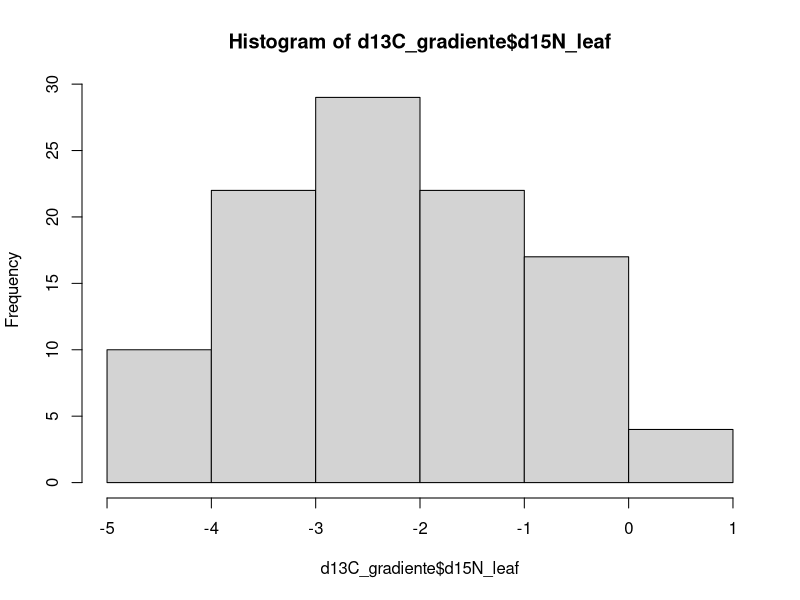
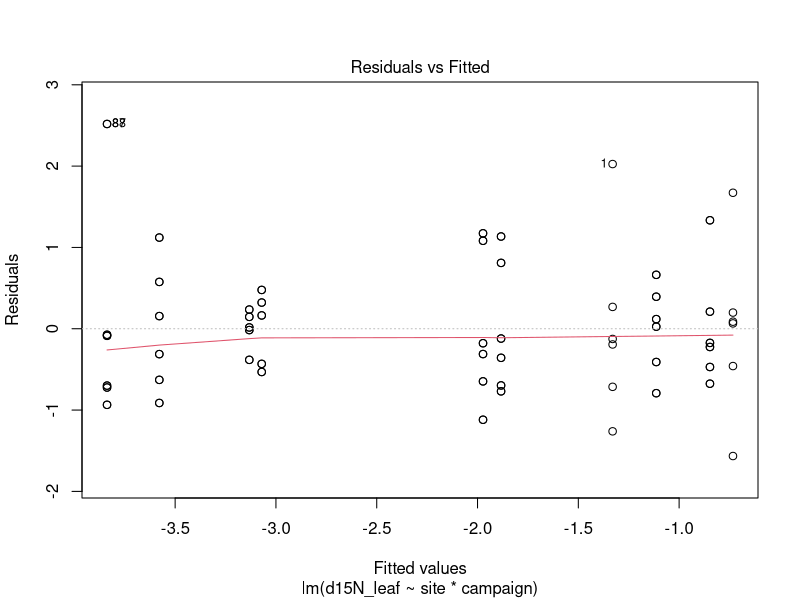
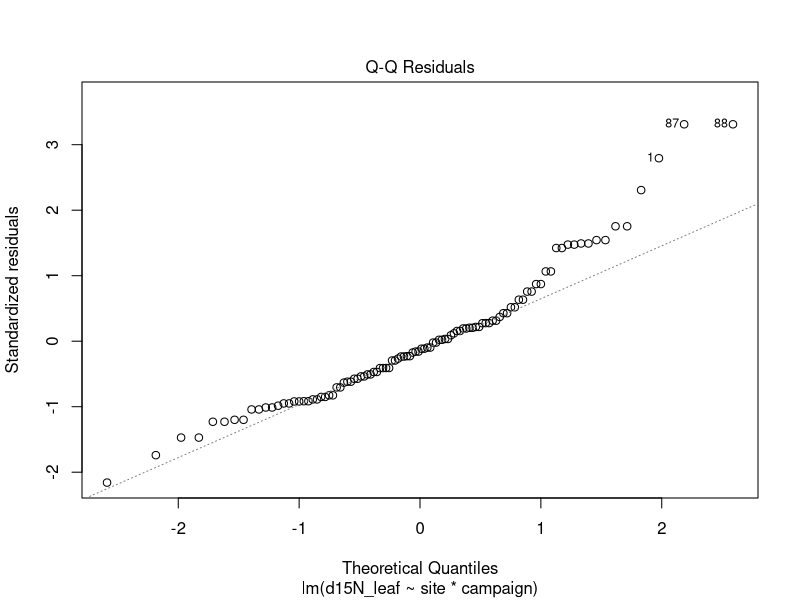
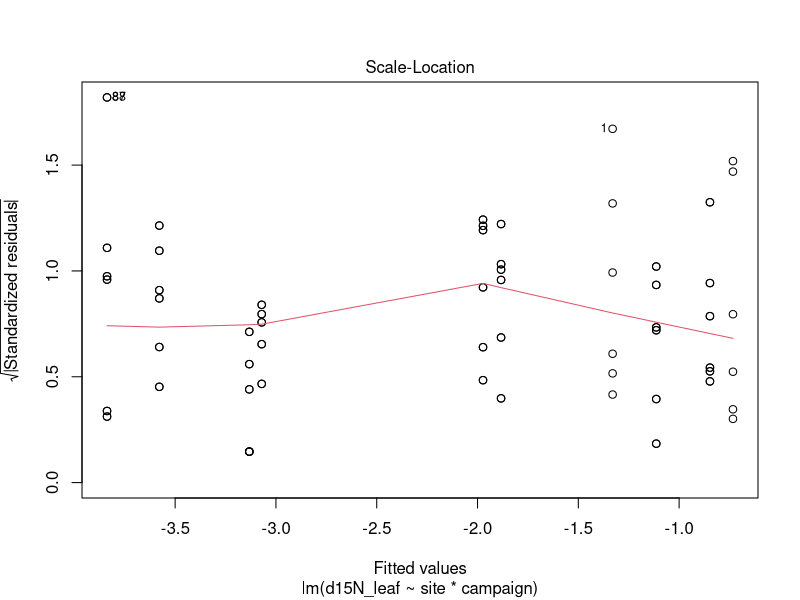
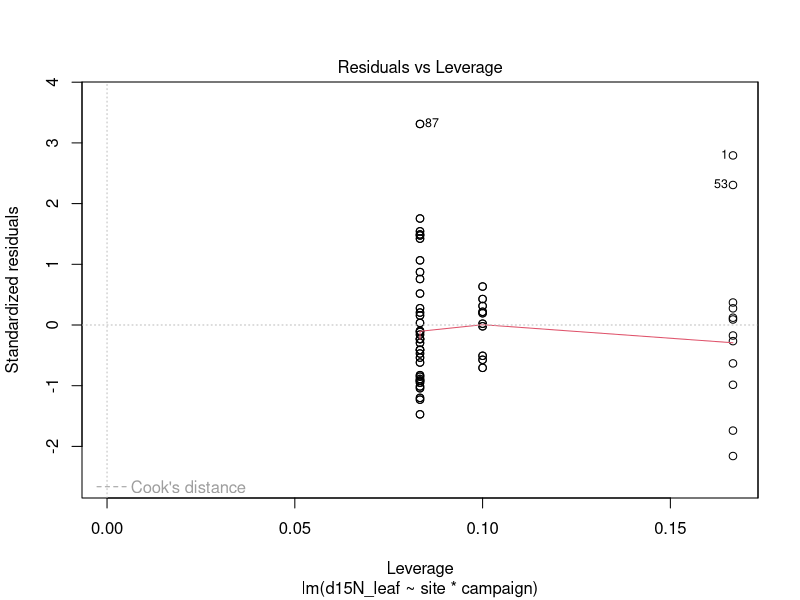
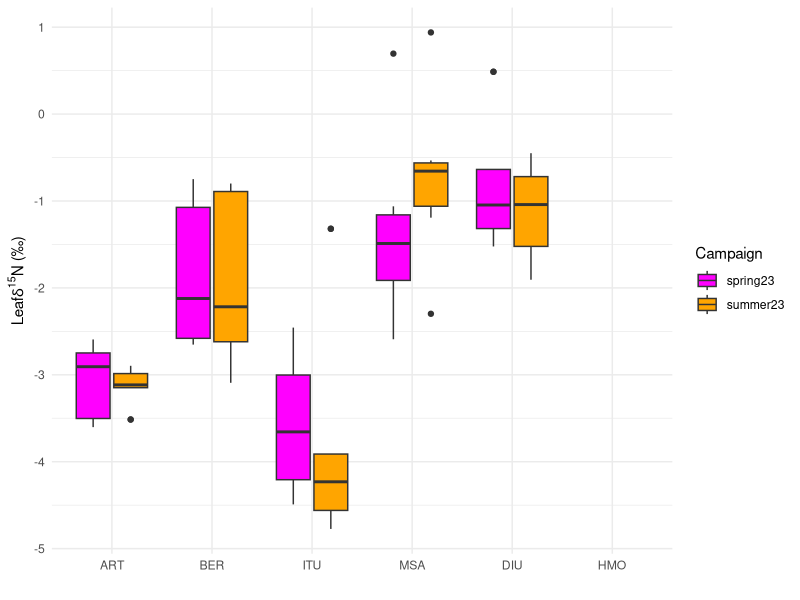
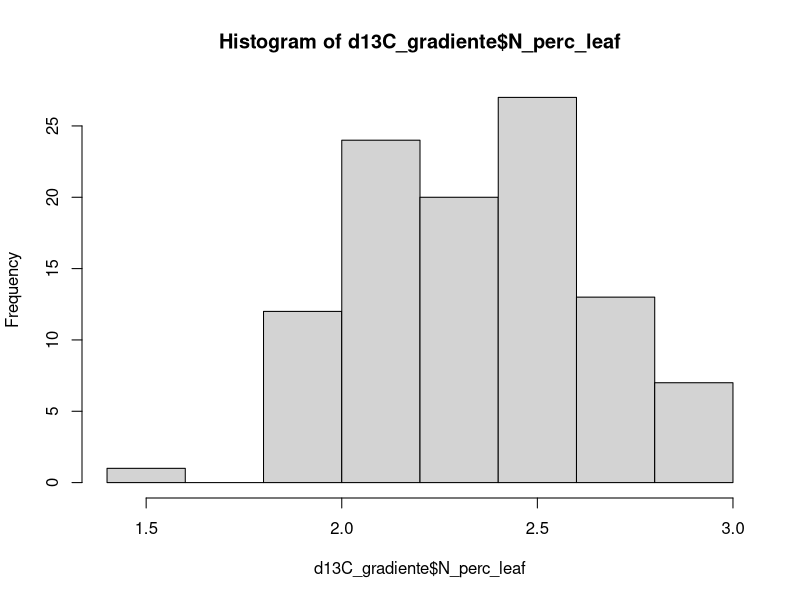
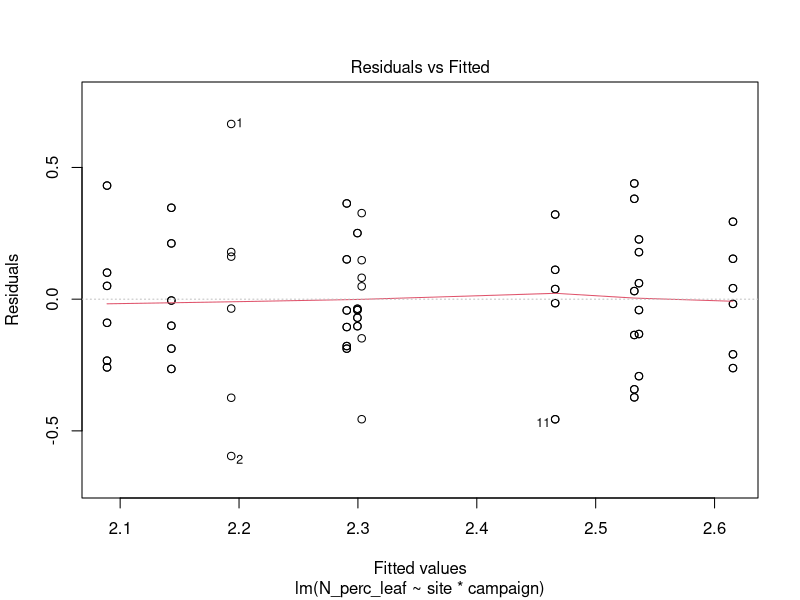

The R script that drew these images, in order: (Note: this script raises an error after producing the figures.)
library(emmeans)
library(multcomp)
library(multcompView)
library(tidyverse)
library(ggsignif)

####1. Prepare the data####

# selection of data from the various campaigns and canopy positions is based on
# the results of the statistical analyses detailed in "quick_stats_plots"

d13CtreeRing <- read.csv("gradienteData/isotopes_gradiente_2023/Tabla_S2025-3401_mod.csv") %>% 
  full_join(read.csv("gradienteData/alturas_individuos/dbh_height.csv"),
             by = c("site", "tree")) %>% 
  filter(year == 2023) %>% 
  select(-c(year, perc_C)) %>%
  rename(d13C_ring23 = d13C_permil) %>% 
  relocate(d13C_ring23, .after = h_m)

d13CtrunkPh <- read.csv("gradienteData/isotopes_gradiente_2023/isotopes_base_phloem.csv") %>% 
  filter(sampling_date <= 20230701 | sampling_date >= 20230827) %>%
  mutate(campaign = ifelse(sampling_date <= 20230701, "spring23", "summer23")) %>% 
  select(-c(d15N_base_phloem)) |> 
  rename(d13C_trunk_ph = d13C_base_phloem)

d13Cleaf <- read.csv("gradienteData/isotopes_gradiente_2023/isotopes_leaf.csv") %>% 
  mutate(ratio_CN_leaf = C_perc_leaf/N_perc_leaf) %>% 
  filter(canopy_position == "shade_low") %>% 
  filter(sampling_date <= 20230731 | sampling_date >= 20230827) %>% 
  select(-c(weight_mg, canopy_position, canopy_position2, sampling_date))

d13CbranchPh <- read.csv("gradienteData/isotopes_gradiente_2023/isotopes_stem_phloem.csv") %>%
  filter(sampling_date <= 20230701 | sampling_date >= 20230827) %>%
  filter(canopy_position == "shade_low") %>%
  mutate(campaign = ifelse(sampling_date <= 20230701, "spring23", "summer23")) %>% 
  select(-c(d15N_stem_phloem, canopy_position, canopy_position2, sampling_date)) |> 
  rename(d13C_branch_ph = d13C_stem_phloem)

d13CleafPh <- read.csv("gradienteData/isotopes_gradiente_2023/isotopes_leaf_phloem.csv") |> 
  filter(sampling_date <= 20230701 | sampling_date >= 20230827) %>%
  mutate(campaign = ifelse(sampling_date <= 20230701, "spring23", "summer23")) %>% 
  select(-c(sampling_date))

d13C_gradiente <- full_join(d13CbranchPh, d13CtrunkPh, by = c("site", "tree", "campaign")) |> 
  full_join(d13Cleaf, by = c("site", "tree", "campaign")) |>
  full_join(d13CleafPh, by = c("site", "tree", "campaign")) |> 
  full_join(d13CtreeRing, by = c("site", "tree")) |> 
  relocate(c(dbh_cm, h_m, d13C_ring23), .after = campaign) |> 
  relocate(sampling_date, .after = campaign) |> 
  mutate(site = factor(site, levels = c("ART", "BER", "ITU", "MSA", "DIU", "HMO"))) |> 
  # remove a value of tree ring d13C where we have no other records
  filter(tree != "MSA7")

####2. Analyses####
#####2.1. Leaf stoichiometry#####
######2.1.1. d15N######
hist(d13C_gradiente$d15N_leaf)
modeld15N <- lm(d15N_leaf ~ site * campaign, data = d13C_gradiente)
plot(modeld15N)
summary(modeld15N)
anova(modeld15N)
modeld15N_means <- emmeans(modeld15N, ~ site)
model_means_cld <- cld(modeld15N_means, adjust = "sidak",
                       Letters = c("a", "b", "c", "d", "e", "f", "g"),
                       alpha = 0.05, sort = FALSE)
ggplot(d13C_gradiente, aes(x = site, y = d15N_leaf, fill = campaign)) +
  geom_boxplot(
    position = position_dodge2(width = 0.8, preserve = "single")) +
  scale_fill_manual(values=c("magenta1", "orange")) +
  labs(
    x = "",
    y = expression("Leaf" * delta^15 * "N (\u2030)"),
    fill = "Campaign"
  ) +
  theme_minimal()
######2.1.2. Nitrogen######
hist(d13C_gradiente$N_perc_leaf)
modelN <- lm(N_perc_leaf ~ site * campaign, data = d13C_gradiente)
plot(modelN)
summary(modelN)
anova(modelN)
modelN_means <- emmeans(modelN, ~ site)
model_means_cld <- cld(modelN_means, adjust = "sidak",
                       Letters = c("a", "b", "c", "d", "e", "f", "g"),
                       alpha = 0.05, sort = FALSE)
ggplot(d13C_gradiente, aes(x = site, y = N_perc_leaf, fill = campaign)) +
  geom_boxplot(
    position = position_dodge2(width = 0.8, preserve = "single")) +
  scale_fill_manual(values=c("magenta1", "orange")) +
  labs(
    x = "",
    y = expression("["*N[leaf]*"]"~("%")),
    fill = "Campaign"
  ) +
  theme_minimal()

######2.1.3. C:N######
hist(d13C_gradiente$ratio_CN_leaf)
modelratio <- lm(ratio_CN_leaf ~ site * campaign, data = d13C_gradiente)
plot(modelratio)
summary(modelratio)
anova(modelratio)
modelratio_means <- emmeans(modelratio, ~ site)
model_means_cld <- cld(modelratio_means, adjust = "sidak",
                       Letters = c("a", "b", "c", "d", "e", "f", "g"),
                       alpha = 0.05, sort = FALSE)
ggplot(d13C_gradiente, aes(x = site, y = ratio_CN_leaf, fill = campaign)) +
  geom_boxplot(
    position = position_dodge2(width = 0.8, preserve = "single")) +
  scale_fill_manual(values=c("magenta1", "orange")) +
  labs(
    x = "",
    y = expression("["*C[leaf]*"]/["*N[leaf]*"]"),
    fill = "Campaign"
  ) +
  theme_minimal()

#####2.2. d13C#####
######2.2.1 Leaf d13C######
hist(d13C_gradiente$d13C_leaf)
modeld13C_leaf <- lm(d13C_leaf ~ site * campaign, data = d13C_gradiente)
plot(modeld13C_leaf)
summary(modeld13C_leaf)
anova(modeld13C_leaf)
modeld13Cleaf_means <- emmeans(modeld13C_leaf, ~ site)
model_means_cld <- cld(modeld13Cleaf_means, adjust = "sidak",
                       Letters = c("a", "b", "c", "d", "e", "f", "g"),
                       alpha = 0.05, sort = FALSE)
ggplot(d13C_gradiente, aes(x = site, y = d13C_leaf, fill = campaign)) +
  geom_boxplot(
    position = position_dodge2(width = 0.8, preserve = "single")) +
  geom_signif(y_position=c(-27.1, -27.1, -26.5), xmin=c(0.65, 3.5, 0.65), 
              xmax=c(3.45, 5.5, 5.5), annotation=c("ns", "ns", "*"),
              tip_length=0.06, vjust = -0.2, textsize = 6, color="grey40") +
  scale_fill_manual(values=c("#EF476F", "#FFD166")) +
  ylim(-35, -26)+
  labs(
    x = "",
    y = expression("Bulk " * delta^13*C[leaf]~"(\u2030)"),
    fill = "Campaign"
  ) +
  theme(
    panel.background = element_blank(),
    plot.background  = element_blank(),
    panel.border = element_rect(color = "black",
                                fill = NA,
                                linewidth = .5),
    axis.line = element_blank(),
    axis.title.y = element_text(size = 15),
    axis.text.x  = element_text(size = 13),
    axis.text.y  = element_text(size = 12),
    legend.title = element_blank(),
    legend.text = element_text(size = 11),
    legend.position = c(0.98, 0.05),
    legend.justification = c("right", "bottom"),
    legend.background = element_blank(),
    legend.key = element_blank(),
    panel.grid = element_blank()
  )

######2.2.2 Branch phloem d13C######
hist(d13C_gradiente$d13C_branch_ph)
modeld13C_branch_ph <- lm(d13C_branch_ph ~ site * campaign, data = d13C_gradiente)
plot(modeld13C_branch_ph)
summary(modeld13C_branch_ph)
anova(modeld13C_branch_ph)
modeld13C_branch_ph_means <- emmeans(modeld13C_branch_ph, ~ site * campaign)
model_means_cld <- cld(modeld13C_branch_ph_means, adjust = "sidak",
                       Letters = c("a", "b", "c", "d", "e", "f", "g"),
                       alpha = 0.05, sort = FALSE)
ggplot(d13C_gradiente, aes(x = site, y = d13C_branch_ph, fill = campaign)) +
  geom_boxplot(
    position = position_dodge2(width = 0.8, preserve = "single")) +
  scale_fill_manual(values=c("#EF476F", "#FFD166")) +
  ylim(-35, -26)+
  labs(
    x = "",
    y = expression("Phloem " * delta^13*C[branch]~"(\u2030)"),
    fill = "Campaign"
  ) +
  theme(
    panel.background = element_blank(),
    plot.background  = element_blank(),
    panel.border = element_rect(color = "black",
                                fill = NA,
                                linewidth = .5),
    axis.line = element_blank(),
    axis.title.y = element_text(size = 15),
    axis.text.x  = element_text(size = 13),
    axis.text.y  = element_text(size = 12),
    legend.title = element_blank(),
    legend.text = element_text(size = 11),
    legend.position = c(0.98, 0.05),
    legend.justification = c("right", "bottom"),
    legend.background = element_blank(),
    legend.key = element_blank(),
    panel.grid = element_blank()
  )

######2.2.3 Stem phloem d13C######
hist(d13C_gradiente$d13C_stem_ph)
modeld13C_stem_ph <- lm(d13C_stem_ph ~ site * campaign, data = d13C_gradiente)
plot(modeld13C_stem_ph)
summary(modeld13C_stem_ph)
anova(modeld13C_stem_ph)
modeld13C_stem_ph_means <- emmeans(modeld13C_stem_ph, ~ site * campaign)
model_means_cld <- cld(modeld13C_stem_ph_means, adjust = "sidak",
                       Letters = c("a", "b", "c", "d", "e", "f", "g"),
                       alpha = 0.05, sort = FALSE)
ggplot(d13C_gradiente, aes(x = site, y = d13C_stem_ph, fill = campaign)) +
  geom_boxplot(
    position = position_dodge2(width = 0.8, preserve = "single")) +
  scale_fill_manual(values=c("#EF476F", "#FFD166")) +
  ylim(-35, -24)+
  labs(
    x = "",
    y = expression("Phloem " * delta^13*C[stem]~"(\u2030)"),
    fill = "Campaign"
  ) +
  theme(
    panel.background = element_blank(),
    plot.background  = element_blank(),
    panel.border = element_rect(color = "black",
                                fill = NA,
                                linewidth = .5),
    axis.line = element_blank(),
    axis.title.y = element_text(size = 15),
    axis.text.x  = element_text(size = 13),
    axis.text.y  = element_text(size = 12),
    legend.title = element_blank(),
    legend.text = element_text(size = 11),
    legend.position = c(0.98, 0.05),
    legend.justification = c("right", "bottom"),
    legend.background = element_blank(),
    legend.key = element_blank(),
    panel.grid = element_blank()
  )

######2.2.4 Ring cellulose d13C######
hist(d13C_gradiente$d13C_ring23)
modeld13C_ring <- lm(d13C_ring23 ~ site, data = d13C_gradiente)
plot(modeld13C_ring)
summary(modeld13C_ring)
anova(modeld13C_ring)
modeld13C_ring_means <- emmeans(modeld13C_ring, ~ site)
model_means_cld <- cld(modeld13C_ring_means, adjust = "sidak",
                       Letters = c("a", "b", "c", "d", "e", "f", "g"),
                       alpha = 0.05, sort = FALSE)
ggplot(d13C_gradiente, aes(x = site, y = d13C_ring23, fill = "#06D6A0")) +
  geom_boxplot(
    position = position_dodge2(width = 0.8, preserve = "single")) +
  ylim(-35, -24.3)+
  labs(
    x = "",
    y = expression("Cellulose " * delta^13*C[ring]~"(\u2030)"),
    ) +
  theme(
    panel.background = element_blank(),
    plot.background  = element_blank(),
    panel.border = element_rect(color = "black",
                                fill = NA,
                                linewidth = .5),
    axis.line = element_blank(),
    axis.title.y = element_text(size = 15),
    axis.text.x  = element_text(size = 13),
    axis.text.y  = element_text(size = 12),
    )

####3. Correlations####

summary(lm(d13C_branch_ph ~ d13C_leaf_ph * campaign, data = d13C_gradiente))
ggplot(d13C_gradiente, aes(x = d13C_leaf_ph, y = d13C_branch_ph)) +
  geom_smooth(aes(group = campaign, color = campaign),
    method = "lm", fill = "lightgrey", se = TRUE) +
  scale_color_manual(values=c("spring23" = "magenta1", "summer23" = "orange")) +
  geom_abline(slope = 1, interecept = 0, lintype = "dashed", color = "black") +
  geom_point(aes(fill = campaign, shape = site), size = 2.5, alpha = 0.5) +
  scale_shape_manual(values = c("ART" = 21, "BER" = 22, "ITU" = 23,
                                "MSA" = 24, "DIU" = 25)) +
  scale_fill_manual(values=c("magenta1", "orange")) +
  ylim(-34.5, -25.5) +
  xlim(-34.5, -25.5) +
  labs(
    x = expression(delta^13*C[leaf~phloem]~"(\u2030)"),
    y = expression(delta^13*C[branch~phloem]~"(\u2030)"),
  ) +
  theme(
    panel.background = element_blank(),
    plot.background  = element_blank(),
    panel.border = element_rect(color = "black",
                                fill = NA,
                                linewidth = .5),
    axis.line = element_blank(),
    axis.title.y = element_text(size = 15),
    axis.text.x  = element_text(size = 13),
    axis.text.y  = element_text(size = 12),
  )

  
